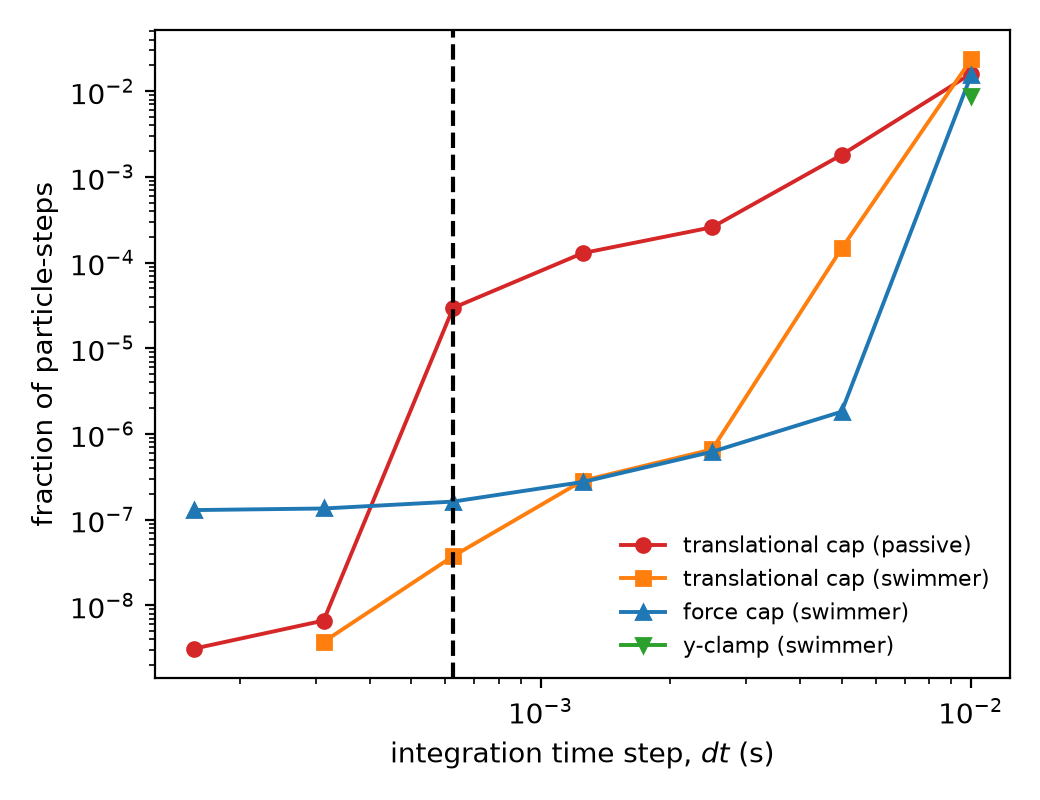

Python code for this plot:
"""SM Figure S1(d): numerical-limiter engagement rates vs integration time step dt; the dashed line marks the production step dt = 6.25e-4 s.

Renders a simple version of this panel from figure_s1_d.csv alone (no processing).
Run: python3 figure_s1_d.py
"""
from pathlib import Path
import pandas as pd
import matplotlib
matplotlib.use("Agg")
import matplotlib.pyplot as plt

HERE = Path(__file__).resolve().parent
STEM = "figure_s1_d"
df = pd.read_csv(HERE / f"{STEM}.csv")

STYLE = {"translational cap (passive)": ("tab:red", "o"),
         "translational cap (swimmer)": ("tab:orange", "s"),
         "force cap (swimmer)": ("tab:blue", "^"),
         "y-clamp (swimmer)": ("tab:green", "v")}

fig, ax = plt.subplots(figsize=(5.2, 4.0))
for series, g in df.groupby("series", sort=False):
    color, marker = STYLE[series]
    ax.plot(g.x, g.y, marker=marker, ms=5, lw=1.4, color=color, label=series)
ax.axvline(6.25e-4, color="black", ls="--", lw=1.5)
ax.set_xscale("log")
ax.set_yscale("log")
ax.set_xlabel(r"integration time step, $dt$ (s)")
ax.set_ylabel("fraction of particle-steps")
ax.legend(fontsize=8, frameon=False, loc="lower right")

fig.tight_layout()
fig.savefig(HERE / f"{STEM}.png", dpi=200)
print(f"saved {STEM}.png")
